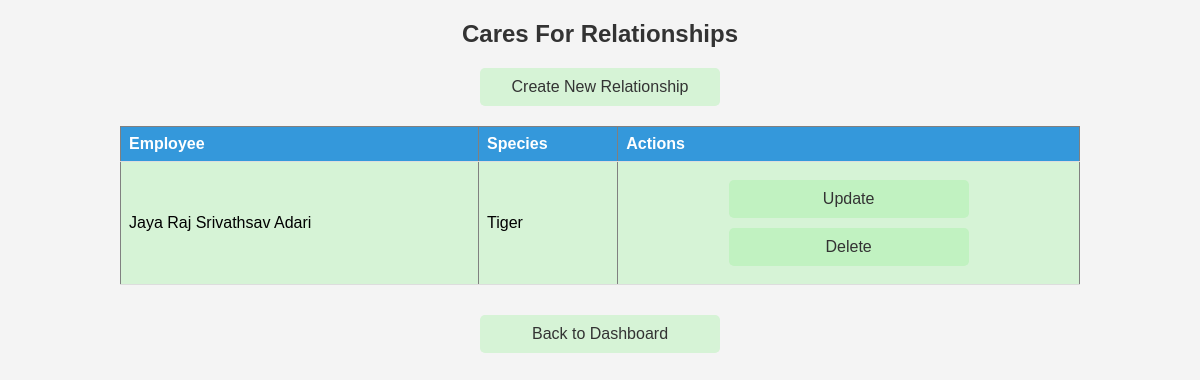
/caresFor/view_cares_for.php, run on the app's committed database.
### tables this page shows
CREATE TABLE IF NOT EXISTS `caresfor` (
  `EmployeeID` int(11) NOT NULL,
  `SpeciesID` int(11) NOT NULL,
  PRIMARY KEY (`EmployeeID`,`SpeciesID`),
  KEY `SpeciesID` (`SpeciesID`),
  CONSTRAINT `caresfor_ibfk_1` FOREIGN KEY (`EmployeeID`) REFERENCES `employee` (`EmployeeID`),
  CONSTRAINT `caresfor_ibfk_2` FOREIGN KEY (`SpeciesID`) REFERENCES `species` (`ID`)
);

CREATE TABLE IF NOT EXISTS `employee` (
  `EmployeeID` int(11) NOT NULL AUTO_INCREMENT,
  `StartDate` varchar(255) NOT NULL,
  `JobType` varchar(255) DEFAULT NULL,
  `FirstName` varchar(255) NOT NULL,
  `MiddleName` varchar(255) DEFAULT NULL,
  `LastName` varchar(255) NOT NULL,
  `Street` varchar(255) NOT NULL,
  `City` varchar(255) NOT NULL,
  `State` varchar(255) NOT NULL,
  `Zip` varchar(255) NOT NULL,
  `SuperID` int(11) DEFAULT NULL,
  `HourlyRateID` int(11) DEFAULT NULL,
  `ConcessionID` int(11) DEFAULT NULL,
  `ZooAdmissionID` int(11) DEFAULT NULL,
  PRIMARY KEY (`EmployeeID`),
  KEY `SuperID` (`SuperID`),
  KEY `HourlyRateID` (`HourlyRateID`),
  KEY `ConcessionID` (`ConcessionID`),
  KEY `ZooAdmissionID` (`ZooAdmissionID`),
  CONSTRAINT `employee_ibfk_1` FOREIGN KEY (`SuperID`) REFERENCES `employee` (`EmployeeID`),
  CONSTRAINT `employee_ibfk_2` FOREIGN KEY (`HourlyRateID`) REFERENCES `hourlyrate` (`ID`),
  CONSTRAINT `employee_ibfk_3` FOREIGN KEY (`ConcessionID`) REFERENCES `concession` (`ID`),
  CONSTRAINT `employee_ibfk_4` FOREIGN KEY (`ZooAdmissionID`) REFERENCES `zooadmission` (`ID`)
);

CREATE TABLE IF NOT EXISTS `species` (
  `ID` int(11) NOT NULL AUTO_INCREMENT,
  `Name` varchar(255) NOT NULL,
  `FoodCost` int(11) NOT NULL,
  `updated_date` date DEFAULT NULL,
  PRIMARY KEY (`ID`)
);

### caresFor/view_cares_for.php (the view, shortened to what this page needs)
<?php
include '../includes/db_connection.php';
$sql = "SELECT C.*, E.FirstName, E.LastName, S.Name
        FROM CaresFor C
        JOIN Employee E ON C.EmployeeID = E.EmployeeID
        JOIN Species S ON C.SpeciesID = S.ID";
$result = $conn->query($sql);
?>
<!DOCTYPE html>
<html lang="en">
<head>
</head>
<body>
    <h2>Cares For Relationships</h2>
    <a href="create_cares_for.php">Create New Relationship</a>
    <table border="1">
        <tr>
            <th>Employee</th>
            <th>Species</th>
            <th>Actions</th>
        </tr>
        <?php while ($row = $result->fetch_assoc()) : ?>
            <tr>
                <td><?php echo $row['FirstName'] . ' ' . $row['LastName']; ?></td>
                <td><?php echo $row['Name']; ?></td>
                <td>
                    <a href="update_cares_for.php?id=<?php echo $row['EmployeeID']; ?>&speciesId=<?php echo $row['SpeciesID']; ?>">Update</a>
                    <a href="delete_cares_for.php?id=<?php echo $row['EmployeeID']; ?>&speciesId=<?php echo $row['SpeciesID']; ?>">Delete</a>
                </td>
            </tr>
        <?php endwhile; ?>
    </table>
    <a href = "../dashboard.php">Back to Dashboard</a>
</body>
</html>

### caresFor/view_cares_for.php (style rules this page uses)
body { font-family: Arial, sans-serif; background-color: #f4f4f4; margin: 0; padding: 0; }
h2 { text-align: center; color: #333; }
a { display: block; width: 200px; margin: 10px auto; padding: 10px 20px; background-color: rgba(144, 238, 144, 0.3); color: #333; text-decoration: none; border-radius: 5px; text-align: center; }
table { width: 80%; margin: 20px auto; border-collapse: collapse; margin-bottom: 30px; background-color: rgba(144, 238, 144, 0.3); }
th, td { padding: 8px; text-align: left; border-bottom: 1px solid #ddd; }
th { background-color: #3498db; color: white; }

### data on the page
caresfor: EmployeeID.FirstName "Jaya Raj Srivathsav", EmployeeID.LastName "Adari", SpeciesID.Name "Tiger"
